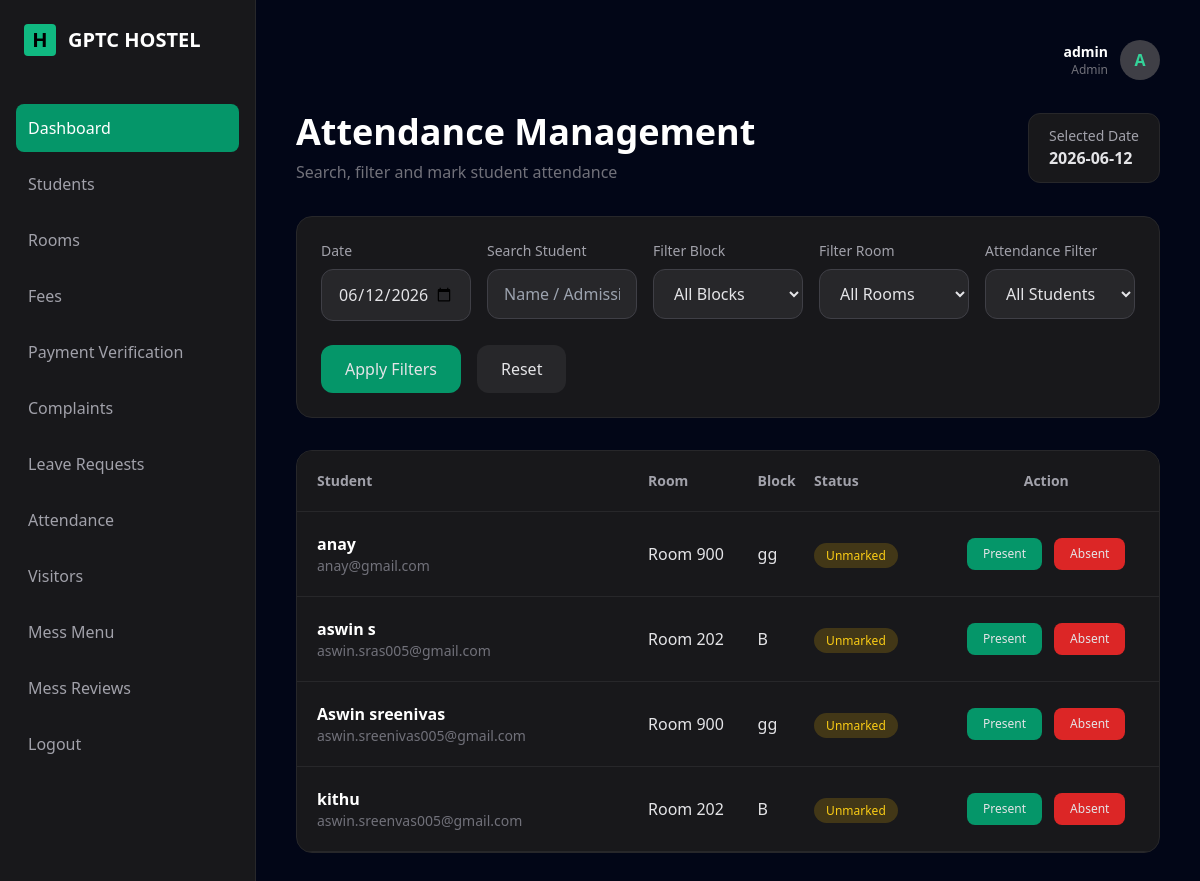
/admin/attendance.php (signed in), run on the app's committed database.
### tables this page shows
CREATE TABLE `students` (
  `student_id` int(11) NOT NULL,
  `user_id` int(11) DEFAULT NULL,
  `parent_id` int(11) DEFAULT NULL,
  `admission_no` varchar(50) DEFAULT NULL,
  `full_name` varchar(100) DEFAULT NULL,
  `gender` enum('male','female','other') DEFAULT NULL,
  `dob` date DEFAULT NULL,
  `course` varchar(100) DEFAULT NULL,
  `department` varchar(100) DEFAULT NULL,
  `year` int(11) DEFAULT NULL,
  `phone` varchar(20) DEFAULT NULL,
  `email` varchar(100) DEFAULT NULL,
  `address` text DEFAULT NULL,
  `blood_group` varchar(10) DEFAULT NULL,
  `photo` varchar(255) DEFAULT NULL,
  `join_date` date DEFAULT NULL,
  `status` enum('active','left','suspended') DEFAULT 'active',
  `created_at` timestamp NOT NULL DEFAULT current_timestamp()
);

CREATE TABLE `rooms` (
  `room_id` int(11) NOT NULL,
  `block_id` int(11) DEFAULT NULL,
  `room_number` varchar(20) DEFAULT NULL,
  `floor` int(11) DEFAULT NULL,
  `capacity` int(11) DEFAULT NULL,
  `current_occupancy` int(11) DEFAULT 0,
  `room_type` enum('single','double','triple','dormitory') DEFAULT NULL,
  `status` enum('available','full','maintenance') DEFAULT 'available',
  `created_at` timestamp NOT NULL DEFAULT current_timestamp()
);

CREATE TABLE `hostel_blocks` (
  `block_id` int(11) NOT NULL,
  `block_name` varchar(50) DEFAULT NULL,
  `block_type` enum('boys','girls','mixed') DEFAULT NULL,
  `total_floors` int(11) DEFAULT NULL,
  `description` text DEFAULT NULL,
  `created_at` timestamp NOT NULL DEFAULT current_timestamp()
);

### admin/attendance.php (the view, shortened to what this page needs)
<?php
$date = isset($_GET['date']) ? $_GET['date'] : date("Y-m-d");
$search = isset($_GET['search']) ? $_GET['search'] : "";
$block_filter = isset($_GET['block']) ? $_GET['block'] : "";
$room_filter = isset($_GET['room']) ? $_GET['room'] : "";
$attendance_filter = isset($_GET['attendance_filter'])
? $_GET['attendance_filter']
: "";
$query="
SELECT
students.*,
rooms.room_number,
hostel_blocks.block_name
FROM students
LEFT JOIN room_allocations
ON students.student_id=room_allocations.student_id
AND room_allocations.status='active'
LEFT JOIN rooms
ON room_allocations.room_id=rooms.room_id
LEFT JOIN hostel_blocks
ON rooms.block_id=hostel_blocks.block_id
WHERE 1
";
$query.=" ORDER BY students.full_name ASC";
$students=mysqli_query($conn,$query);
?>
<!DOCTYPE html>
<html>
<head>
<script src="https://cdn.tailwindcss.com"></script>
</head>
<body class="text-zinc-200">
<div class="flex">
<?php include("layout/sidebar.php"); ?>
<div class="flex-1 p-10">
<?php include("layout/header.php"); ?>
<div class="flex justify-between items-center mb-8">
<div>
<h1 class="text-4xl font-bold text-white">
Attendance Management
</h1>
<p class="text-zinc-500 mt-2">
Search, filter and mark student attendance
</p>
</div>
<div class="bg-zinc-900 border border-zinc-800 px-5 py-3 rounded-xl">
<div class="text-sm text-zinc-400">
Selected Date
</div>
<div class="font-semibold">
<?php echo $date; ?>
</div>
</div>
</div>
<div class="card rounded-2xl p-6 mb-8">
<form method="GET">
<div class="grid grid-cols-5 gap-4">
<div>
<label class="text-sm text-zinc-400 mb-2 block">
Date
</label>
<input
type="date"
name="date"
value="<?php echo isset($date) ? $date : date('Y-m-d'); ?>"
max="<?php echo date('Y-m-d'); ?>"
required
class="w-full bg-zinc-800 border border-zinc-700 px-4 py-3 rounded-xl outline-none"
/>
</div>
<div>
<label class="text-sm text-zinc-400 mb-2 block">
Search Student
</label>
<input
type="text"
name="search"
value="<?php echo $search; ?>"
placeholder="Name / Admission"
class="w-full bg-zinc-800 border border-zinc-700 px-4 py-3 rounded-xl outline-none"
/>
</div>
<div>
<label class="text-sm text-zinc-400 mb-2 block">
Filter Block
</label>
<select
name="block"
class="w-full bg-zinc-800 border border-zinc-700 px-4 py-3 rounded-xl outline-none">
<option value="">
All Blocks
</option>
</select>
</div>
<div>
<label class="text-sm text-zinc-400 mb-2 block">
Filter Room
</label>
<select
name="room"
class="w-full bg-zinc-800 border border-zinc-700 px-4 py-3 rounded-xl outline-none">
<option value="">
All Rooms
</option>
</select>
</div>
<div>
<label class="text-sm text-zinc-400 mb-2 block">
Attendance Filter
</label>
<select
name="attendance_filter"
class="w-full bg-zinc-800 border border-zinc-700 px-4 py-3 rounded-xl outline-none">
<option value="">
All Students
</option>
</select>
</div>
</div>
<div class="flex gap-4 mt-6">
<button
class="bg-emerald-600 hover:bg-emerald-500 transition px-6 py-3 rounded-xl">
Apply Filters
</button>
<a
href="attendance.php"
class="bg-zinc-800 hover:bg-zinc-700 transition px-6 py-3 rounded-xl">
Reset
</a>
</div>
</form>
</div>
<div class="card rounded-2xl overflow-hidden">
<table class="w-full text-left">
<thead class="bg-zinc-900 border-b border-zinc-800 text-zinc-400 text-sm">
<tr>
<th class="p-5">Student</th>
<th>Room</th>
<th>Block</th>
<th>Status</th>
<th class="text-center">Action</th>
</tr>
</thead>
<tbody>
<?php while($row=mysqli_fetch_assoc($students)){
$student_id=$row['student_id'];
$att=mysqli_fetch_assoc(mysqli_query($conn,"
SELECT status FROM attendance
WHERE student_id='$student_id'
AND date='$date'
"));
?>
<tr class="border-b border-zinc-800 hover:bg-zinc-900 transition">
<td class="p-5">
<div class="font-semibold text-white">
<?php echo $row['full_name']; ?>
</div>
<div class="text-zinc-500 text-sm">
<?php echo $row['email']; ?>
</div>
</td>
<td>
<?php
echo $row['room_number']
? "Room ".$row['room_number']
: "Not Assigned";
?>
</td>
<td>
<?php
echo $row['block_name']
? $row['block_name']
: "N/A";
?>
</td>
<td>
<?php
if($att){
if($att['status']=="present"){
echo "<span class='bg-emerald-500/20 text-emerald-400 px-3 py-1 rounded-full text-xs'>Present</span>";
}elseif($att['status']=="absent"){
echo "<span class='bg-red-500/20 text-red-400 px-3 py-1 rounded-full text-xs'>Absent</span>";
}
}else{
echo "<span class='bg-yellow-500/20 text-yellow-400 px-3 py-1 rounded-full text-xs'>Unmarked</span>";
}
?>
</td>
<td class="text-center">
<div class="flex justify-center gap-3">
<a
href="?date=<?php echo $date ?>&search=<?php echo $search ?>&block=<?php echo $block_filter ?>&room=<?php echo $room_filter ?>&attendance_filter=<?php echo $attendance_filter ?>&mark=1&student=<?php echo $student_id ?>&status=present"
class="bg-emerald-600 hover:bg-emerald-500 px-4 py-2 rounded-lg text-xs transition">
Present
</a>
<a
href="?date=<?php echo $date ?>&search=<?php echo $search ?>&block=<?php echo $block_filter ?>&room=<?php echo $room_filter ?>&attendance_filter=<?php echo $attendance_filter ?>&mark=1&student=<?php echo $student_id ?>&status=absent"
class="bg-red-600 hover:bg-red-500 px-4 py-2 rounded-lg text-xs transition">
Absent
</a>
</div>
</td>
</tr>
<?php } ?>
</tbody>
</table>
</div>
</div>
</div>
</body>
</html>

### admin/layout/sidebar.php
<div class="w-64 min-h-screen bg-zinc-900 border-r border-zinc-800">
<div class="p-6 text-xl font-semibold flex items-center gap-3 text-white">
<div class="w-8 h-8 bg-emerald-500 rounded flex items-center justify-center text-black font-bold">
H
</div>
GPTC HOSTEL
</div>
<nav class="mt-6 space-y-2 px-4 text-zinc-400">
<a href="admin_dashboard.php"
class="flex items-center gap-3 p-3 rounded-lg bg-emerald-600 text-white">
Dashboard
</a>
<a href="students.php"
class="flex items-center gap-3 p-3 rounded-lg hover:bg-zinc-800 transition">
Students
</a>
<a href="rooms.php"
class="flex items-center gap-3 p-3 rounded-lg hover:bg-zinc-800 transition">
Rooms
</a>
<a href="add_fee.php"
class="flex items-center gap-3 p-3 rounded-lg hover:bg-zinc-800 transition">
Fees
</a>
<a href="payment_verifications.php"
class="flex items-center gap-3 p-3 rounded-lg hover:bg-zinc-800 transition">
Payment Verification
</a>
<a href="complaints.php"
class="flex items-center gap-3 p-3 rounded-lg hover:bg-zinc-800 transition">
Complaints
</a>
<a href="leave_management.php"
class="flex items-center gap-3 p-3 rounded-lg hover:bg-zinc-800 transition">
Leave Requests
</a>
<a href="attendance.php"
class="flex items-center gap-3 p-3 rounded-lg hover:bg-zinc-800 transition">
Attendance
</a>
<a href="visitors.php"
class="flex items-center gap-3 p-3 rounded-lg hover:bg-zinc-800 transition">
Visitors
</a>
<a href="mess_menu.php"
class="flex items-center gap-3 p-3 rounded-lg hover:bg-zinc-800 transition">
Mess Menu
</a>
<a href="mess_reviews.php"
class="flex items-center gap-3 p-3 rounded-lg hover:bg-zinc-800 transition">
Mess Reviews
</a>
<a href="../auth/logout.php"
class="flex items-center gap-3 p-3 rounded-lg hover:bg-red-600 transition mt-8">
Logout
</a>
</nav>
</div>

### admin/layout/header.php (shortened to what this page needs)
<div class="flex justify-between items-center mb-8">
<div class="flex items-center gap-3">
<div class="text-right">
<div class="text-white text-sm font-semibold">
<?php echo $_SESSION['username']; ?>
</div>
<div class="text-xs text-zinc-500">
Admin
</div>
</div>
<div class="w-10 h-10 rounded-full bg-zinc-700 flex items-center justify-center text-emerald-400 font-bold">
A
</div>
</div>
</div>

### admin/attendance.php (style rules this page uses)
body { background:#020617; font-family:system-ui; }
.card { background:#18181b; border:1px solid #27272a; }

### data on the page
students: full_name "anay", email "anay@gmail.com", rooms.room_number "900", hostel_blocks.block_name "gg"
students: full_name "aswin s", email "aswin.sras005@gmail.com", rooms.room_number "202", hostel_blocks.block_name "B"
students: full_name "Aswin sreenivas", email "aswin.sreenivas005@gmail.com", rooms.room_number "900", hostel_blocks.block_name "gg"
students: full_name "kithu", email "aswin.sreenvas005@gmail.com", rooms.room_number "202", hostel_blocks.block_name "B"

### other printed values
$_SESSION['username'] "admin"
$date "2026-06-12"
